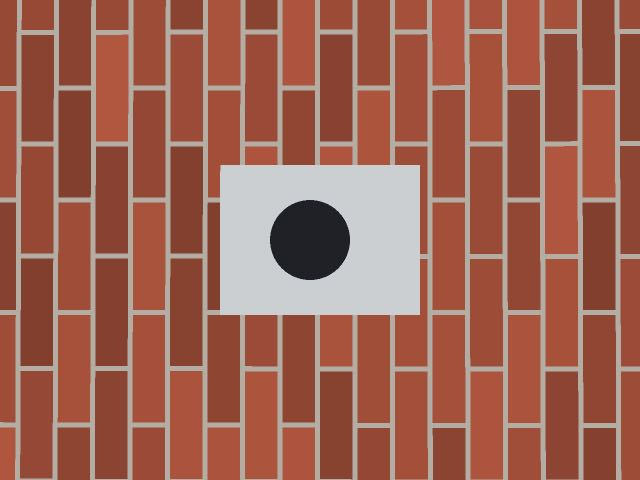
#> input picture ios/HouseScanUITests/Fixtures/synthetic-wall-lidar/keyframes/k00001.jpg, 640 x 480 px
$ python -i eth3d.py   (imports and definitions only)
#> lines starting #> are read from the running program, lines starting #| are printed output that depends on the picture
"""ETH3D high-resolution scenes (Schöps et al., CVPR 2017): DSLR images, poses and laser scans.

Files used, per scene (`<scene>/` after extracting the two archives in `datasets.py`):

- `dslr_calibration_undistorted/cameras.txt`, `images.txt`, `points3D.txt`: COLMAP text model of the
  undistorted images. PINHOLE cameras; each image line holds the world-to-camera rotation (QW, QX,
  QY, QZ) and translation, OpenCV camera axes (+x right, +y down, +z forward), and pixel centres
  at half-integers (COLMAP's convention; `read_views` converts to OpenCV's). Units are meters,
  because the images were registered to the laser scans.
- `images/dslr_images_undistorted/*.JPG`: the undistorted images, about 6200 x 4130 px.
- `dslr_scan_eval/scan*.ply` and `scan_alignment.mlp`: the laser scans and the 4x4 matrix that
  takes each scan into the images' world frame.

ETH3D also publishes rendered depth maps, but they match the original distorted images, whose
camera model is not in these archives, so this code scores against the scan points directly:
`visible_scan_points` projects them into a view and keeps the ones on the visible surface.
"""

from __future__ import annotations

import re
from dataclasses import dataclass
from pathlib import Path

import cv2
import numpy as np
from scipy.spatial import cKDTree

from evals.geometry import quat_wxyz_to_matrix
from evals.paths import ETH3D_DIR

SCENES = ("facade", "electro")
VOXEL_M = 0.01


@dataclass(frozen=True)
class View:
    name: str  # e.g. "DSC_9278"
    image_path: Path
    width: int
    height: int
    K: np.ndarray  # 3x3, OpenCV convention, full resolution
    R_wc: np.ndarray  # world-to-camera rotation
    t_wc: np.ndarray  # world-to-camera translation

    @property
    def center(self) -> np.ndarray:
        return -self.R_wc.T @ self.t_wc

    # [127 lines left out: functions cam_to_world, forward, scaled_K, read_views, read_sparse_points, read_alignment and 2 more, not called in this run]


def scan_points(scene: str, voxel: float = VOXEL_M) -> np.ndarray:
    """All of a scene's laser scans in the image world frame, voxel-downsampled, cached as .npy."""
    scene_dir = ETH3D_DIR / scene
    cache = scene_dir / f"scan_points_{round(voxel * 1000)}mm.npy"
    if cache.exists():
        return np.load(cache)
    eval_dir = scene_dir / "dslr_scan_eval"
    align = read_alignment(eval_dir / "scan_alignment.mlp")
    parts = []
    for name, M in sorted(align.items()):
        xyz = read_ply_xyz(eval_dir / name)
        world = xyz @ M[:3, :3].T + M[:3, 3]
        parts.append(voxel_downsample(world, voxel))
    pts = voxel_downsample(np.concatenate(parts), voxel).astype(np.float32)
    np.save(cache, pts)
    return pts


# [38 lines left out: functions occluder_points, excluded_pixels, not called in this run]


@dataclass(frozen=True)
class VisiblePoints:
    index: np.ndarray  # (N,) indices into the evaluation subset of scan points
    uv: np.ndarray  # (N, 2) pixel coordinates in the resized image, OpenCV integer-centred
    edge: np.ndarray  # (N,) True on the near side of a depth edge (window, equipment, fence edges)


# [101 lines left out: functions visible_scan_points, point_normals, up_direction, resized_image, not called in this run]

>>> import cv2
>>> picture = cv2.imread('../../../ios/HouseScanUITests/Fixtures/synthetic-wall-lidar/keyframes/k00001.jpg', cv2.IMREAD_GRAYSCALE)
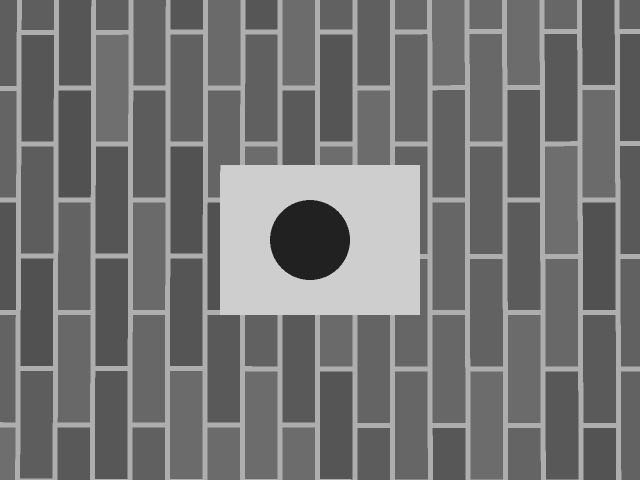
#> picture: shape (480, 640); min 10, max 225, mean 115.8
>>> result = scan_points(picture)
#> (the run stopped early here; a loop or call above may not have finished)
